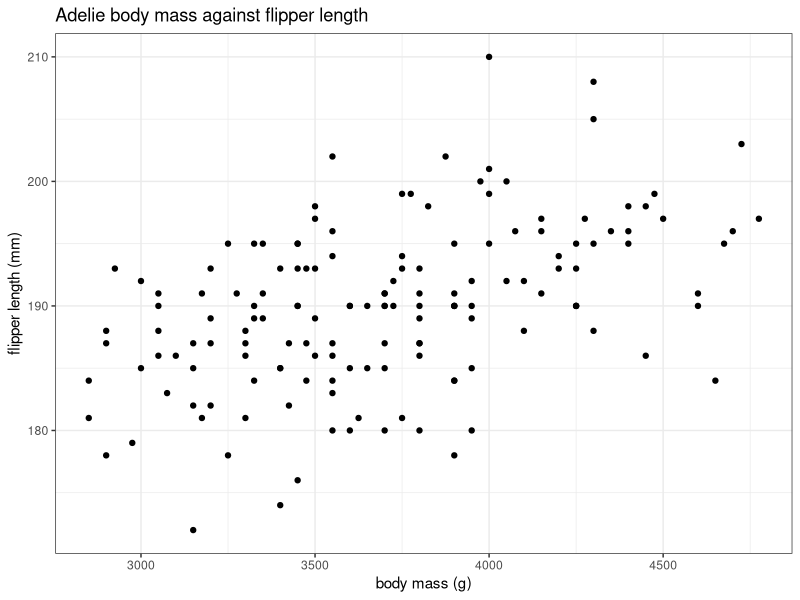
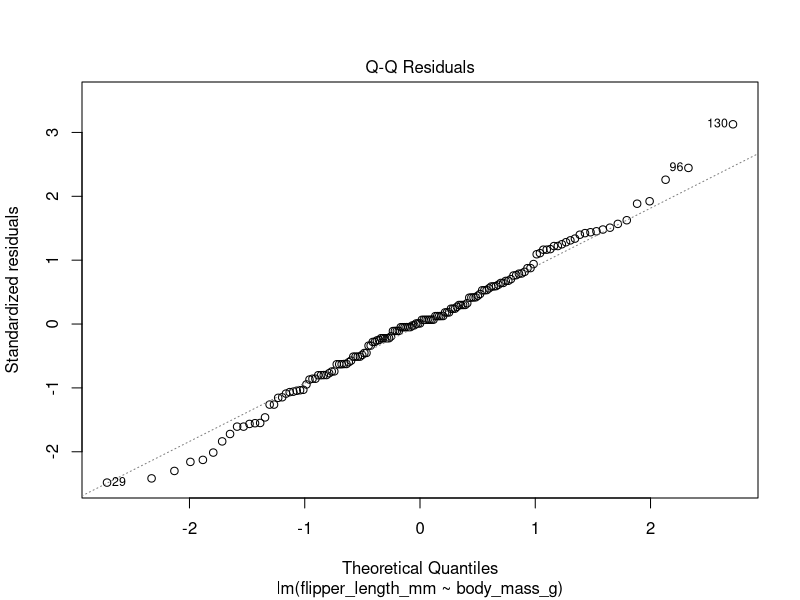
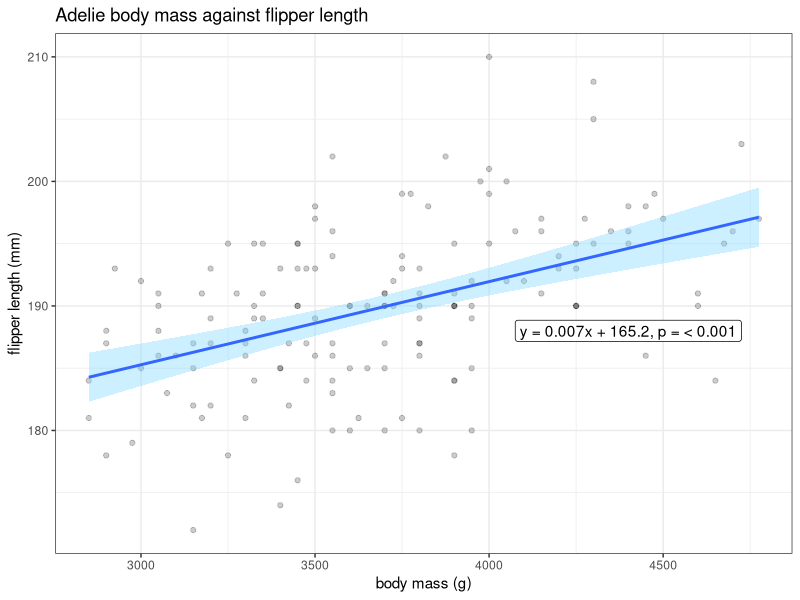

Source code (R) for these figures, in order:
## ---- chunk 1
knitr::opts_chunk$set(echo = TRUE)
## ---- chunk 2

library(palmerpenguins)
library(tidyverse)

sink(file = "package-versions.txt")
sessionInfo()
sink()

## ---- chunk 3
#Creating a new dataset with just the data from Adelie penguins
Adelies <- filter(penguins, species == 'Adelie')

#Plotting body mass against flipper length for Adelies
ggplot(Adelies, aes(body_mass_g, flipper_length_mm))+
  geom_point()+
  labs(x = 'body mass (g)', y = 'flipper length (mm)', title = 'Adelie body mass against flipper length')+
  theme_bw()

## ---- chunk 4

#Creating a linear model for body mass predicting flipper length in Adelies
model1 <- lm(flipper_length_mm ~ body_mass_g, Adelies)

#Getting the equation of the linear model, and R^2 value
summary(model1)

#Creating a QQ plot to look at whether residuals are normally distributed
plot(model1, which = 2)
#The points on the QQplot are fairly close to the line throughout and so appear normally distributed, so no transformations of the data are needed

#Doing an ANOVA to look at statistical significance of the model
anova(model1)

## ---- chunk 5

plot <- ggplot(Adelies, aes(body_mass_g, flipper_length_mm))+
  geom_point(alpha = 0.2)+
  labs(x = 'body mass (g)', y = 'flipper length (mm)', title = 'Adelie body mass against flipper length')+
  theme_bw()+
  geom_smooth(method = 'lm', fill = '#81DBFF')+
  annotate(geom = "label", x = 4400, y = 188, label = "y = 0.007x + 165.2, p = < 0.001")

plot

